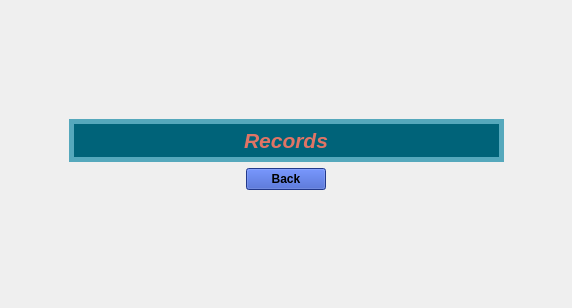
<?xml version="1.0" encoding="UTF-8"?>
<ui version="4.0">
 <class>RecordWindow</class>
 <widget class="QWidget" name="RecordWindow">
  <property name="geometry">
   <rect>
    <x>0</x>
    <y>0</y>
    <width>572</width>
    <height>308</height>
   </rect>
  </property>
  <property name="windowTitle">
   <string>Form</string>
  </property>
  <property name="styleSheet">
   <string notr="true">#label{
color: rgb(225, 116, 101)
}
#widget_2{
box-shadow: 2px 4px black;
border: 5px solid rgb(85, 168, 188);
background-color:rgb(0, 99, 121)
}</string>
  </property>
  <layout class="QHBoxLayout" name="horizontalLayout">
   <item>
    <widget class="QWidget" name="widget" native="true">
     <layout class="QGridLayout" name="gridLayout_2">
      <item row="1" column="2">
       <spacer name="horizontalSpacer_2">
        <property name="orientation">
         <enum>Qt::Horizontal</enum>
        </property>
        <property name="sizeHint" stdset="0">
         <size>
          <width>40</width>
          <height>20</height>
         </size>
        </property>
       </spacer>
      </item>
      <item row="0" column="1">
       <spacer name="verticalSpacer_2">
        <property name="orientation">
         <enum>Qt::Vertical</enum>
        </property>
        <property name="sizeHint" stdset="0">
         <size>
          <width>20</width>
          <height>40</height>
         </size>
        </property>
       </spacer>
      </item>
      <item row="4" column="1">
       <spacer name="verticalSpacer">
        <property name="orientation">
         <enum>Qt::Vertical</enum>
        </property>
        <property name="sizeHint" stdset="0">
         <size>
          <width>20</width>
          <height>40</height>
         </size>
        </property>
       </spacer>
      </item>
      <item row="1" column="1">
       <widget class="QWidget" name="widget_2" native="true">
        <property name="minimumSize">
         <size>
          <width>435</width>
          <height>0</height>
         </size>
        </property>
        <layout class="QVBoxLayout" name="verticalLayout">
         <item alignment="Qt::AlignHCenter">
          <widget class="QLabel" name="label">
           <property name="font">
            <font>
             <pointsize>16</pointsize>
             <weight>75</weight>
             <italic>true</italic>
             <bold>true</bold>
            </font>
           </property>
           <property name="text">
            <string>Records</string>
           </property>
          </widget>
         </item>
        </layout>
       </widget>
      </item>
      <item row="1" column="0">
       <spacer name="horizontalSpacer">
        <property name="orientation">
         <enum>Qt::Horizontal</enum>
        </property>
        <property name="sizeHint" stdset="0">
         <size>
          <width>40</width>
          <height>20</height>
         </size>
        </property>
       </spacer>
      </item>
      <item row="3" column="1" alignment="Qt::AlignHCenter">
       <widget class="QPushButton" name="exitButton">
        <property name="sizePolicy">
         <sizepolicy hsizetype="Maximum" vsizetype="Fixed">
          <horstretch>0</horstretch>
          <verstretch>0</verstretch>
         </sizepolicy>
        </property>
        <property name="palette">
         <palette>
          <active>
           <colorrole role="WindowText">
            <brush brushstyle="SolidPattern">
             <color alpha="255">
              <red>0</red>
              <green>0</green>
              <blue>0</blue>
             </color>
            </brush>
           </colorrole>
           <colorrole role="Button">
            <brush brushstyle="SolidPattern">
             <color alpha="255">
              <red>48</red>
              <green>80</green>
              <blue>194</blue>
             </color>
            </brush>
           </colorrole>
           <colorrole role="Light">
            <brush brushstyle="SolidPattern">
             <color alpha="255">
              <red>99</red>
              <green>133</green>
              <blue>255</blue>
             </color>
            </brush>
           </colorrole>
           <colorrole role="Midlight">
            <brush brushstyle="SolidPattern">
             <color alpha="255">
              <red>73</red>
              <green>106</green>
              <blue>224</blue>
             </color>
            </brush>
           </colorrole>
           <colorrole role="Dark">
            <brush brushstyle="SolidPattern">
             <color alpha="255">
              <red>24</red>
              <green>40</green>
              <blue>97</blue>
             </color>
            </brush>
           </colorrole>
           <colorrole role="Mid">
            <brush brushstyle="SolidPattern">
             <color alpha="255">
              <red>32</red>
              <green>53</green>
              <blue>129</blue>
             </color>
            </brush>
           </colorrole>
           <colorrole role="Text">
            <brush brushstyle="SolidPattern">
             <color alpha="255">
              <red>0</red>
              <green>0</green>
              <blue>0</blue>
             </color>
            </brush>
           </colorrole>
           <colorrole role="BrightText">
            <brush brushstyle="SolidPattern">
             <color alpha="255">
              <red>255</red>
              <green>255</green>
              <blue>255</blue>
             </color>
            </brush>
           </colorrole>
           <colorrole role="ButtonText">
            <brush brushstyle="SolidPattern">
             <color alpha="255">
              <red>0</red>
              <green>0</green>
              <blue>0</blue>
             </color>
            </brush>
           </colorrole>
           <colorrole role="Base">
            <brush brushstyle="SolidPattern">
             <color alpha="255">
              <red>255</red>
              <green>255</green>
              <blue>255</blue>
             </color>
            </brush>
           </colorrole>
           <colorrole role="Window">
            <brush brushstyle="SolidPattern">
             <color alpha="255">
              <red>48</red>
              <green>80</green>
              <blue>194</blue>
             </color>
            </brush>
           </colorrole>
           <colorrole role="Shadow">
            <brush brushstyle="SolidPattern">
             <color alpha="255">
              <red>0</red>
              <green>0</green>
              <blue>0</blue>
             </color>
            </brush>
           </colorrole>
           <colorrole role="AlternateBase">
            <brush brushstyle="SolidPattern">
             <color alpha="255">
              <red>151</red>
              <green>167</green>
              <blue>224</blue>
             </color>
            </brush>
           </colorrole>
           <colorrole role="ToolTipBase">
            <brush brushstyle="SolidPattern">
             <color alpha="255">
              <red>255</red>
              <green>255</green>
              <blue>220</blue>
             </color>
            </brush>
           </colorrole>
           <colorrole role="ToolTipText">
            <brush brushstyle="SolidPattern">
             <color alpha="255">
              <red>0</red>
              <green>0</green>
              <blue>0</blue>
             </color>
            </brush>
           </colorrole>
          </active>
          <inactive>
           <colorrole role="WindowText">
            <brush brushstyle="SolidPattern">
             <color alpha="255">
              <red>0</red>
              <green>0</green>
              <blue>0</blue>
             </color>
            </brush>
           </colorrole>
           <colorrole role="Button">
            <brush brushstyle="SolidPattern">
             <color alpha="255">
              <red>48</red>
              <green>80</green>
              <blue>194</blue>
             </color>
            </brush>
           </colorrole>
           <colorrole role="Light">
            <brush brushstyle="SolidPattern">
             <color alpha="255">
              <red>99</red>
              <green>133</green>
              <blue>255</blue>
             </color>
            </brush>
           </colorrole>
           <colorrole role="Midlight">
            <brush brushstyle="SolidPattern">
             <color alpha="255">
              <red>73</red>
              <green>106</green>
              <blue>224</blue>
             </color>
            </brush>
           </colorrole>
           <colorrole role="Dark">
            <brush brushstyle="SolidPattern">
             <color alpha="255">
              <red>24</red>
              <green>40</green>
              <blue>97</blue>
             </color>
            </brush>
           </colorrole>
           <colorrole role="Mid">
            <brush brushstyle="SolidPattern">
             <color alpha="255">
              <red>32</red>
              <green>53</green>
              <blue>129</blue>
             </color>
            </brush>
           </colorrole>
           <colorrole role="Text">
            <brush brushstyle="SolidPattern">
             <color alpha="255">
              <red>0</red>
              <green>0</green>
              <blue>0</blue>
             </color>
            </brush>
           </colorrole>
           <colorrole role="BrightText">
            <brush brushstyle="SolidPattern">
             <color alpha="255">
              <red>255</red>
              <green>255</green>
              <blue>255</blue>
             </color>
            </brush>
           </colorrole>
           <colorrole role="ButtonText">
            <brush brushstyle="SolidPattern">
             <color alpha="255">
              <red>0</red>
              <green>0</green>
              <blue>0</blue>
             </color>
            </brush>
           </colorrole>
           <colorrole role="Base">
            <brush brushstyle="SolidPattern">
             <color alpha="255">
              <red>255</red>
              <green>255</green>
              <blue>255</blue>
             </color>
            </brush>
           </colorrole>
           <colorrole role="Window">
            <brush brushstyle="SolidPattern">
             <color alpha="255">
              <red>48</red>
              <green>80</green>
              <blue>194</blue>
             </color>
            </brush>
           </colorrole>
           <colorrole role="Shadow">
            <brush brushstyle="SolidPattern">
             <color alpha="255">
              <red>0</red>
              <green>0</green>
              <blue>0</blue>
             </color>
            </brush>
           </colorrole>
           <colorrole role="AlternateBase">
            <brush brushstyle="SolidPattern">
             <color alpha="255">
              <red>151</red>
              <green>167</green>
              <blue>224</blue>
             </color>
            </brush>
           </colorrole>
           <colorrole role="ToolTipBase">
            <brush brushstyle="SolidPattern">
             <color alpha="255">
              <red>255</red>
              <green>255</green>
              <blue>220</blue>
             </color>
            </brush>
           </colorrole>
           <colorrole role="ToolTipText">
            <brush brushstyle="SolidPattern">
             <color alpha="255">
              <red>0</red>
              <green>0</green>
              <blue>0</blue>
             </color>
            </brush>
           </colorrole>
          </inactive>
          <disabled>
           <colorrole role="WindowText">
            <brush brushstyle="SolidPattern">
             <color alpha="255">
              <red>24</red>
              <green>40</green>
              <blue>97</blue>
             </color>
            </brush>
           </colorrole>
           <colorrole role="Button">
            <brush brushstyle="SolidPattern">
             <color alpha="255">
              <red>48</red>
              <green>80</green>
              <blue>194</blue>
             </color>
            </brush>
           </colorrole>
           <colorrole role="Light">
            <brush brushstyle="SolidPattern">
             <color alpha="255">
              <red>99</red>
              <green>133</green>
              <blue>255</blue>
             </color>
            </brush>
           </colorrole>
           <colorrole role="Midlight">
            <brush brushstyle="SolidPattern">
             <color alpha="255">
              <red>73</red>
              <green>106</green>
              <blue>224</blue>
             </color>
            </brush>
           </colorrole>
           <colorrole role="Dark">
            <brush brushstyle="SolidPattern">
             <color alpha="255">
              <red>24</red>
              <green>40</green>
              <blue>97</blue>
             </color>
            </brush>
           </colorrole>
           <colorrole role="Mid">
            <brush brushstyle="SolidPattern">
             <color alpha="255">
              <red>32</red>
              <green>53</green>
              <blue>129</blue>
             </color>
            </brush>
           </colorrole>
           <colorrole role="Text">
            <brush brushstyle="SolidPattern">
             <color alpha="255">
              <red>24</red>
              <green>40</green>
              <blue>97</blue>
             </color>
            </brush>
           </colorrole>
           <colorrole role="BrightText">
            <brush brushstyle="SolidPattern">
             <color alpha="255">
              <red>255</red>
              <green>255</green>
              <blue>255</blue>
             </color>
            </brush>
           </colorrole>
           <colorrole role="ButtonText">
            <brush brushstyle="SolidPattern">
             <color alpha="255">
              <red>24</red>
              <green>40</green>
              <blue>97</blue>
             </color>
            </brush>
           </colorrole>
           <colorrole role="Base">
            <brush brushstyle="SolidPattern">
             <color alpha="255">
              <red>48</red>
              <green>80</green>
              <blue>194</blue>
             </color>
            </brush>
           </colorrole>
           <colorrole role="Window">
            <brush brushstyle="SolidPattern">
             <color alpha="255">
              <red>48</red>
              <green>80</green>
              <blue>194</blue>
             </color>
            </brush>
           </colorrole>
           <colorrole role="Shadow">
            <brush brushstyle="SolidPattern">
             <color alpha="255">
              <red>0</red>
              <green>0</green>
              <blue>0</blue>
             </color>
            </brush>
           </colorrole>
           <colorrole role="AlternateBase">
            <brush brushstyle="SolidPattern">
             <color alpha="255">
              <red>48</red>
              <green>80</green>
              <blue>194</blue>
             </color>
            </brush>
           </colorrole>
           <colorrole role="ToolTipBase">
            <brush brushstyle="SolidPattern">
             <color alpha="255">
              <red>255</red>
              <green>255</green>
              <blue>220</blue>
             </color>
            </brush>
           </colorrole>
           <colorrole role="ToolTipText">
            <brush brushstyle="SolidPattern">
             <color alpha="255">
              <red>0</red>
              <green>0</green>
              <blue>0</blue>
             </color>
            </brush>
           </colorrole>
          </disabled>
         </palette>
        </property>
        <property name="font">
         <font>
          <weight>75</weight>
          <bold>true</bold>
         </font>
        </property>
        <property name="cursor">
         <cursorShape>PointingHandCursor</cursorShape>
        </property>
        <property name="text">
         <string>Back</string>
        </property>
       </widget>
      </item>
     </layout>
    </widget>
   </item>
  </layout>
 </widget>
 <resources/>
 <connections/>
</ui>
